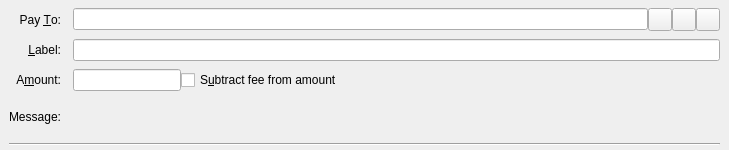
<?xml version="1.0" encoding="UTF-8"?>
<ui version="4.0">
 <class>SendCoinsEntry</class>
 <widget class="QStackedWidget" name="SendCoinsEntry">
  <property name="geometry">
   <rect>
    <x>0</x>
    <y>0</y>
    <width>729</width>
    <height>150</height>
   </rect>
  </property>
  <property name="focusPolicy">
   <enum>Qt::TabFocus</enum>
  </property>
  <property name="autoFillBackground">
   <bool>false</bool>
  </property>
  <widget class="QFrame" name="SendCoins">
   <property name="toolTip">
    <string>This is a normal payment.</string>
   </property>
   <property name="frameShape">
    <enum>QFrame::NoFrame</enum>
   </property>
   <layout class="QGridLayout" name="gridLayout">
    <property name="topMargin">
     <number>8</number>
    </property>
    <property name="bottomMargin">
     <number>4</number>
    </property>
    <property name="horizontalSpacing">
     <number>12</number>
    </property>
    <property name="verticalSpacing">
     <number>8</number>
    </property>
    <item row="0" column="0">
     <widget class="QLabel" name="payToLabel">
      <property name="text">
       <string>Pay &amp;To:</string>
      </property>
      <property name="alignment">
       <set>Qt::AlignRight|Qt::AlignTrailing|Qt::AlignVCenter</set>
      </property>
      <property name="buddy">
       <cstring>payTo</cstring>
      </property>
     </widget>
    </item>
    <item row="0" column="1">
     <layout class="QHBoxLayout" name="payToLayout">
      <property name="spacing">
       <number>0</number>
      </property>
      <item>
       <widget class="QValidatedLineEdit" name="payTo">
        <property name="toolTip">
         <string>The address to send the payment to (e.g. SwnLY9Tf7Zsef8gMGL2fhWA9ZmMjt4KPwg)</string>
        </property>
       </widget>
      </item>
      <item>
       <widget class="QToolButton" name="addressBookButton">
        <property name="toolTip">
         <string>Choose previously used address</string>
        </property>
        <property name="text">
         <string/>
        </property>
        <property name="icon">
         <iconset resource="../altynclassic.qrc">
          <normaloff>:/icons/address-book</normaloff>:/icons/address-book</iconset>
        </property>
        <property name="shortcut">
         <string>Alt+A</string>
        </property>
       </widget>
      </item>
      <item>
       <widget class="QToolButton" name="pasteButton">
        <property name="toolTip">
         <string>Paste address from clipboard</string>
        </property>
        <property name="text">
         <string/>
        </property>
        <property name="icon">
         <iconset resource="../altynclassic.qrc">
          <normaloff>:/icons/editpaste</normaloff>:/icons/editpaste</iconset>
        </property>
        <property name="shortcut">
         <string>Alt+P</string>
        </property>
       </widget>
      </item>
      <item>
       <widget class="QToolButton" name="deleteButton">
        <property name="toolTip">
         <string>Remove this entry</string>
        </property>
        <property name="text">
         <string/>
        </property>
        <property name="icon">
         <iconset resource="../altynclassic.qrc">
          <normaloff>:/icons/remove</normaloff>:/icons/remove</iconset>
        </property>
       </widget>
      </item>
     </layout>
    </item>
    <item row="1" column="0">
     <widget class="QLabel" name="labellLabel">
      <property name="text">
       <string>&amp;Label:</string>
      </property>
      <property name="alignment">
       <set>Qt::AlignRight|Qt::AlignTrailing|Qt::AlignVCenter</set>
      </property>
      <property name="buddy">
       <cstring>addAsLabel</cstring>
      </property>
     </widget>
    </item>
    <item row="1" column="1">
     <widget class="QLineEdit" name="addAsLabel">
      <property name="toolTip">
       <string>Enter a label for this address to add it to the list of used addresses</string>
      </property>
     </widget>
    </item>
    <item row="2" column="0">
     <widget class="QLabel" name="amountLabel">
      <property name="text">
       <string>A&amp;mount:</string>
      </property>
      <property name="alignment">
       <set>Qt::AlignRight|Qt::AlignTrailing|Qt::AlignVCenter</set>
      </property>
      <property name="buddy">
       <cstring>payAmount</cstring>
      </property>
     </widget>
    </item>
    <item row="2" column="1">
     <layout class="QHBoxLayout" name="horizontalLayoutAmount" stretch="0,1">
      <item>
       <widget class="BitcoinAmountField" name="payAmount"/>
      </item>
      <item>
       <widget class="QCheckBox" name="checkboxSubtractFeeFromAmount">
        <property name="toolTip">
         <string>The fee will be deducted from the amount being sent. The recipient will receive a lower amount of Altynclassic than you enter in the amount field. If multiple recipients are selected, the fee is split equally.</string>
        </property>
        <property name="text">
         <string>S&amp;ubtract fee from amount</string>
        </property>
       </widget>
      </item>
     </layout>
    </item>
    <item row="3" column="0">
     <widget class="QLabel" name="messageLabel">
      <property name="text">
       <string>Message:</string>
      </property>
      <property name="alignment">
       <set>Qt::AlignRight|Qt::AlignTrailing|Qt::AlignVCenter</set>
      </property>
     </widget>
    </item>
    <item row="3" column="1">
     <widget class="QLabel" name="messageTextLabel">
      <property name="toolTip">
       <string>A message that was attached to the altynclassic: URI which will be stored with the transaction for your reference. Note: This message will not be sent over the Altynclassic network.</string>
      </property>
      <property name="textFormat">
       <enum>Qt::PlainText</enum>
      </property>
     </widget>
    </item>
    <item row="4" column="0" colspan="2">
     <widget class="Line" name="line">
      <property name="orientation">
       <enum>Qt::Horizontal</enum>
      </property>
     </widget>
    </item>
   </layout>
  </widget>
  <widget class="QFrame" name="SendCoins_UnauthenticatedPaymentRequest">
   <property name="palette">
    <palette>
     <active>
      <colorrole role="WindowText">
       <brush brushstyle="SolidPattern">
        <color alpha="255">
         <red>0</red>
         <green>0</green>
         <blue>0</blue>
        </color>
       </brush>
      </colorrole>
      <colorrole role="Button">
       <brush brushstyle="SolidPattern">
        <color alpha="255">
         <red>255</red>
         <green>255</green>
         <blue>127</blue>
        </color>
       </brush>
      </colorrole>
      <colorrole role="Light">
       <brush brushstyle="SolidPattern">
        <color alpha="255">
         <red>255</red>
         <green>255</green>
         <blue>255</blue>
        </color>
       </brush>
      </colorrole>
      <colorrole role="Midlight">
       <brush brushstyle="SolidPattern">
        <color alpha="255">
         <red>255</red>
         <green>255</green>
         <blue>191</blue>
        </color>
       </brush>
      </colorrole>
      <colorrole role="Dark">
       <brush brushstyle="SolidPattern">
        <color alpha="255">
         <red>127</red>
         <green>127</green>
         <blue>63</blue>
        </color>
       </brush>
      </colorrole>
      <colorrole role="Mid">
       <brush brushstyle="SolidPattern">
        <color alpha="255">
         <red>170</red>
         <green>170</green>
         <blue>84</blue>
        </color>
       </brush>
      </colorrole>
      <colorrole role="Text">
       <brush brushstyle="SolidPattern">
        <color alpha="255">
         <red>0</red>
         <green>0</green>
         <blue>0</blue>
        </color>
       </brush>
      </colorrole>
      <colorrole role="BrightText">
       <brush brushstyle="SolidPattern">
        <color alpha="255">
         <red>255</red>
         <green>255</green>
         <blue>255</blue>
        </color>
       </brush>
      </colorrole>
      <colorrole role="ButtonText">
       <brush brushstyle="SolidPattern">
        <color alpha="255">
         <red>0</red>
         <green>0</green>
         <blue>0</blue>
        </color>
       </brush>
      </colorrole>
      <colorrole role="Base">
       <brush brushstyle="SolidPattern">
        <color alpha="255">
         <red>255</red>
         <green>255</green>
         <blue>255</blue>
        </color>
       </brush>
      </colorrole>
      <colorrole role="Window">
       <brush brushstyle="SolidPattern">
        <color alpha="255">
         <red>255</red>
         <green>255</green>
         <blue>127</blue>
        </color>
       </brush>
      </colorrole>
      <colorrole role="Shadow">
       <brush brushstyle="SolidPattern">
        <color alpha="255">
         <red>0</red>
         <green>0</green>
         <blue>0</blue>
        </color>
       </brush>
      </colorrole>
      <colorrole role="AlternateBase">
       <brush brushstyle="SolidPattern">
        <color alpha="255">
         <red>255</red>
         <green>255</green>
         <blue>191</blue>
        </color>
       </brush>
      </colorrole>
      <colorrole role="ToolTipBase">
       <brush brushstyle="SolidPattern">
        <color alpha="255">
         <red>255</red>
         <green>255</green>
         <blue>220</blue>
        </color>
       </brush>
      </colorrole>
      <colorrole role="ToolTipText">
       <brush brushstyle="SolidPattern">
        <color alpha="255">
         <red>0</red>
         <green>0</green>
         <blue>0</blue>
        </color>
       </brush>
      </colorrole>
     </active>
     <inactive>
      <colorrole role="WindowText">
       <brush brushstyle="SolidPattern">
        <color alpha="255">
         <red>0</red>
         <green>0</green>
         <blue>0</blue>
        </color>
       </brush>
      </colorrole>
      <colorrole role="Button">
       <brush brushstyle="SolidPattern">
        <color alpha="255">
         <red>255</red>
         <green>255</green>
         <blue>127</blue>
        </color>
       </brush>
      </colorrole>
      <colorrole role="Light">
       <brush brushstyle="SolidPattern">
        <color alpha="255">
         <red>255</red>
         <green>255</green>
         <blue>255</blue>
        </color>
       </brush>
      </colorrole>
      <colorrole role="Midlight">
       <brush brushstyle="SolidPattern">
        <color alpha="255">
         <red>255</red>
         <green>255</green>
         <blue>191</blue>
        </color>
       </brush>
      </colorrole>
      <colorrole role="Dark">
       <brush brushstyle="SolidPattern">
        <color alpha="255">
         <red>127</red>
         <green>127</green>
         <blue>63</blue>
        </color>
       </brush>
      </colorrole>
      <colorrole role="Mid">
       <brush brushstyle="SolidPattern">
        <color alpha="255">
         <red>170</red>
         <green>170</green>
         <blue>84</blue>
        </color>
       </brush>
      </colorrole>
      <colorrole role="Text">
       <brush brushstyle="SolidPattern">
        <color alpha="255">
         <red>0</red>
         <green>0</green>
         <blue>0</blue>
        </color>
       </brush>
      </colorrole>
      <colorrole role="BrightText">
       <brush brushstyle="SolidPattern">
        <color alpha="255">
         <red>255</red>
         <green>255</green>
         <blue>255</blue>
        </color>
       </brush>
      </colorrole>
      <colorrole role="ButtonText">
       <brush brushstyle="SolidPattern">
        <color alpha="255">
         <red>0</red>
         <green>0</green>
         <blue>0</blue>
        </color>
       </brush>
      </colorrole>
      <colorrole role="Base">
       <brush brushstyle="SolidPattern">
        <color alpha="255">
         <red>255</red>
         <green>255</green>
         <blue>255</blue>
        </color>
       </brush>
      </colorrole>
      <colorrole role="Window">
       <brush brushstyle="SolidPattern">
        <color alpha="255">
         <red>255</red>
         <green>255</green>
         <blue>127</blue>
        </color>
       </brush>
      </colorrole>
      <colorrole role="Shadow">
       <brush brushstyle="SolidPattern">
        <color alpha="255">
         <red>0</red>
         <green>0</green>
         <blue>0</blue>
        </color>
       </brush>
      </colorrole>
      <colorrole role="AlternateBase">
       <brush brushstyle="SolidPattern">
        <color alpha="255">
         <red>255</red>
         <green>255</green>
         <blue>191</blue>
        </color>
       </brush>
      </colorrole>
      <colorrole role="ToolTipBase">
       <brush brushstyle="SolidPattern">
        <color alpha="255">
         <red>255</red>
         <green>255</green>
         <blue>220</blue>
        </color>
       </brush>
      </colorrole>
      <colorrole role="ToolTipText">
       <brush brushstyle="SolidPattern">
        <color alpha="255">
         <red>0</red>
         <green>0</green>
         <blue>0</blue>
        </color>
       </brush>
      </colorrole>
     </inactive>
     <disabled>
      <colorrole role="WindowText">
       <brush brushstyle="SolidPattern">
        <color alpha="255">
         <red>127</red>
         <green>127</green>
         <blue>63</blue>
        </color>
       </brush>
      </colorrole>
      <colorrole role="Button">
       <brush brushstyle="SolidPattern">
        <color alpha="255">
         <red>255</red>
         <green>255</green>
         <blue>127</blue>
        </color>
       </brush>
      </colorrole>
      <colorrole role="Light">
       <brush brushstyle="SolidPattern">
        <color alpha="255">
         <red>255</red>
         <green>255</green>
         <blue>255</blue>
        </color>
       </brush>
      </colorrole>
      <colorrole role="Midlight">
       <brush brushstyle="SolidPattern">
        <color alpha="255">
         <red>255</red>
         <green>255</green>
         <blue>191</blue>
        </color>
       </brush>
      </colorrole>
      <colorrole role="Dark">
       <brush brushstyle="SolidPattern">
        <color alpha="255">
         <red>127</red>
         <green>127</green>
         <blue>63</blue>
        </color>
       </brush>
      </colorrole>
      <colorrole role="Mid">
       <brush brushstyle="SolidPattern">
        <color alpha="255">
         <red>170</red>
         <green>170</green>
         <blue>84</blue>
        </color>
       </brush>
      </colorrole>
      <colorrole role="Text">
       <brush brushstyle="SolidPattern">
        <color alpha="255">
         <red>127</red>
         <green>127</green>
         <blue>63</blue>
        </color>
       </brush>
      </colorrole>
      <colorrole role="BrightText">
       <brush brushstyle="SolidPattern">
        <color alpha="255">
         <red>255</red>
         <green>255</green>
         <blue>255</blue>
        </color>
       </brush>
      </colorrole>
      <colorrole role="ButtonText">
       <brush brushstyle="SolidPattern">
        <color alpha="255">
         <red>127</red>
         <green>127</green>
         <blue>63</blue>
        </color>
       </brush>
      </colorrole>
      <colorrole role="Base">
       <brush brushstyle="SolidPattern">
        <color alpha="255">
         <red>255</red>
         <green>255</green>
         <blue>127</blue>
        </color>
       </brush>
      </colorrole>
      <colorrole role="Window">
       <brush brushstyle="SolidPattern">
        <color alpha="255">
         <red>255</red>
         <green>255</green>
         <blue>127</blue>
        </color>
       </brush>
      </colorrole>
      <colorrole role="Shadow">
       <brush brushstyle="SolidPattern">
        <color alpha="255">
         <red>0</red>
         <green>0</green>
         <blue>0</blue>
        </color>
       </brush>
      </colorrole>
      <colorrole role="AlternateBase">
       <brush brushstyle="SolidPattern">
        <color alpha="255">
         <red>255</red>
         <green>255</green>
         <blue>127</blue>
        </color>
       </brush>
      </colorrole>
      <colorrole role="ToolTipBase">
       <brush brushstyle="SolidPattern">
        <color alpha="255">
         <red>255</red>
         <green>255</green>
         <blue>220</blue>
        </color>
       </brush>
      </colorrole>
      <colorrole role="ToolTipText">
       <brush brushstyle="SolidPattern">
        <color alpha="255">
         <red>0</red>
         <green>0</green>
         <blue>0</blue>
        </color>
       </brush>
      </colorrole>
     </disabled>
    </palette>
   </property>
   <property name="toolTip">
    <string>This is an unauthenticated payment request.</string>
   </property>
   <property name="autoFillBackground">
    <bool>true</bool>
   </property>
   <property name="frameShape">
    <enum>QFrame::NoFrame</enum>
   </property>
   <layout class="QGridLayout" name="gridLayout_is">
    <property name="spacing">
     <number>12</number>
    </property>
    <item row="0" column="0">
     <widget class="QLabel" name="payToLabel_is">
      <property name="text">
       <string>Pay To:</string>
      </property>
      <property name="alignment">
       <set>Qt::AlignRight|Qt::AlignTrailing|Qt::AlignVCenter</set>
      </property>
     </widget>
    </item>
    <item row="0" column="1">
     <layout class="QHBoxLayout" name="payToLayout_is">
      <property name="spacing">
       <number>0</number>
      </property>
      <item>
       <widget class="QLabel" name="payTo_is"/>
      </item>
      <item>
       <widget class="QToolButton" name="deleteButton_is">
        <property name="toolTip">
         <string>Remove this entry</string>
        </property>
        <property name="text">
         <string/>
        </property>
        <property name="icon">
         <iconset resource="../altynclassic.qrc">
          <normaloff>:/icons/remove</normaloff>:/icons/remove</iconset>
        </property>
       </widget>
      </item>
     </layout>
    </item>
    <item row="1" column="0">
     <widget class="QLabel" name="memoLabel_is">
      <property name="text">
       <string>Memo:</string>
      </property>
      <property name="alignment">
       <set>Qt::AlignRight|Qt::AlignTrailing|Qt::AlignVCenter</set>
      </property>
     </widget>
    </item>
    <item row="1" column="1">
     <widget class="QLabel" name="memoTextLabel_is">
      <property name="textFormat">
       <enum>Qt::PlainText</enum>
      </property>
     </widget>
    </item>
    <item row="2" column="0">
     <widget class="QLabel" name="amountLabel_is">
      <property name="text">
       <string>A&amp;mount:</string>
      </property>
      <property name="alignment">
       <set>Qt::AlignRight|Qt::AlignTrailing|Qt::AlignVCenter</set>
      </property>
      <property name="buddy">
       <cstring>payAmount_is</cstring>
      </property>
     </widget>
    </item>
    <item row="2" column="1">
     <widget class="BitcoinAmountField" name="payAmount_is">
      <property name="acceptDrops">
       <bool>false</bool>
      </property>
     </widget>
    </item>
   </layout>
  </widget>
  <widget class="QFrame" name="SendCoins_AuthenticatedPaymentRequest">
   <property name="palette">
    <palette>
     <active>
      <colorrole role="WindowText">
       <brush brushstyle="SolidPattern">
        <color alpha="255">
         <red>0</red>
         <green>0</green>
         <blue>0</blue>
        </color>
       </brush>
      </colorrole>
      <colorrole role="Button">
       <brush brushstyle="SolidPattern">
        <color alpha="255">
         <red>140</red>
         <green>232</green>
         <blue>119</blue>
        </color>
       </brush>
      </colorrole>
      <colorrole role="Light">
       <brush brushstyle="SolidPattern">
        <color alpha="255">
         <red>230</red>
         <green>255</green>
         <blue>224</blue>
        </color>
       </brush>
      </colorrole>
      <colorrole role="Midlight">
       <brush brushstyle="SolidPattern">
        <color alpha="255">
         <red>185</red>
         <green>243</green>
         <blue>171</blue>
        </color>
       </brush>
      </colorrole>
      <colorrole role="Dark">
       <brush brushstyle="SolidPattern">
        <color alpha="255">
         <red>70</red>
         <green>116</green>
         <blue>59</blue>
        </color>
       </brush>
      </colorrole>
      <colorrole role="Mid">
       <brush brushstyle="SolidPattern">
        <color alpha="255">
         <red>93</red>
         <green>155</green>
         <blue>79</blue>
        </color>
       </brush>
      </colorrole>
      <colorrole role="Text">
       <brush brushstyle="SolidPattern">
        <color alpha="255">
         <red>0</red>
         <green>0</green>
         <blue>0</blue>
        </color>
       </brush>
      </colorrole>
      <colorrole role="BrightText">
       <brush brushstyle="SolidPattern">
        <color alpha="255">
         <red>155</red>
         <green>255</green>
         <blue>147</blue>
        </color>
       </brush>
      </colorrole>
      <colorrole role="ButtonText">
       <brush brushstyle="SolidPattern">
        <color alpha="255">
         <red>0</red>
         <green>0</green>
         <blue>0</blue>
        </color>
       </brush>
      </colorrole>
      <colorrole role="Base">
       <brush brushstyle="SolidPattern">
        <color alpha="255">
         <red>119</red>
         <green>255</green>
         <blue>233</blue>
        </color>
       </brush>
      </colorrole>
      <colorrole role="Window">
       <brush brushstyle="SolidPattern">
        <color alpha="255">
         <red>140</red>
         <green>232</green>
         <blue>119</blue>
        </color>
       </brush>
      </colorrole>
      <colorrole role="Shadow">
       <brush brushstyle="SolidPattern">
        <color alpha="255">
         <red>0</red>
         <green>0</green>
         <blue>0</blue>
        </color>
       </brush>
      </colorrole>
      <colorrole role="AlternateBase">
       <brush brushstyle="SolidPattern">
        <color alpha="255">
         <red>197</red>
         <green>243</green>
         <blue>187</blue>
        </color>
       </brush>
      </colorrole>
      <colorrole role="NoRole">
       <brush brushstyle="SolidPattern">
        <color alpha="255">
         <red>125</red>
         <green>194</green>
         <blue>122</blue>
        </color>
       </brush>
      </colorrole>
      <colorrole role="ToolTipBase">
       <brush brushstyle="SolidPattern">
        <color alpha="255">
         <red>255</red>
         <green>255</green>
         <blue>220</blue>
        </color>
       </brush>
      </colorrole>
      <colorrole role="ToolTipText">
       <brush brushstyle="SolidPattern">
        <color alpha="255">
         <red>0</red>
         <green>0</green>
         <blue>0</blue>
        </color>
       </brush>
      </colorrole>
     </active>
     <inactive>
      <colorrole role="WindowText">
       <brush brushstyle="SolidPattern">
        <color alpha="255">
         <red>0</red>
         <green>0</green>
         <blue>0</blue>
        </color>
       </brush>
      </colorrole>
      <colorrole role="Button">
       <brush brushstyle="SolidPattern">
        <color alpha="255">
         <red>140</red>
         <green>232</green>
         <blue>119</blue>
        </color>
       </brush>
      </colorrole>
      <colorrole role="Light">
       <brush brushstyle="SolidPattern">
        <color alpha="255">
         <red>230</red>
         <green>255</green>
         <blue>224</blue>
        </color>
       </brush>
      </colorrole>
      <colorrole role="Midlight">
       <brush brushstyle="SolidPattern">
        <color alpha="255">
         <red>185</red>
         <green>243</green>
         <blue>171</blue>
        </color>
       </brush>
      </colorrole>
      <colorrole role="Dark">
       <brush brushstyle="SolidPattern">
        <color alpha="255">
         <red>70</red>
         <green>116</green>
         <blue>59</blue>
        </color>
       </brush>
      </colorrole>
      <colorrole role="Mid">
       <brush brushstyle="SolidPattern">
        <color alpha="255">
         <red>93</red>
         <green>155</green>
         <blue>79</blue>
        </color>
       </brush>
      </colorrole>
      <colorrole role="Text">
       <brush brushstyle="SolidPattern">
        <color alpha="255">
         <red>0</red>
         <green>0</green>
         <blue>0</blue>
        </color>
       </brush>
      </colorrole>
      <colorrole role="BrightText">
       <brush brushstyle="SolidPattern">
        <color alpha="255">
         <red>155</red>
         <green>255</green>
         <blue>147</blue>
        </color>
       </brush>
      </colorrole>
      <colorrole role="ButtonText">
       <brush brushstyle="SolidPattern">
        <color alpha="255">
         <red>0</red>
         <green>0</green>
         <blue>0</blue>
        </color>
       </brush>
      </colorrole>
      <colorrole role="Base">
       <brush brushstyle="SolidPattern">
        <color alpha="255">
         <red>119</red>
         <green>255</green>
         <blue>233</blue>
        </color>
       </brush>
      </colorrole>
      <colorrole role="Window">
       <brush brushstyle="SolidPattern">
        <color alpha="255">
         <red>140</red>
         <green>232</green>
         <blue>119</blue>
        </color>
       </brush>
      </colorrole>
      <colorrole role="Shadow">
       <brush brushstyle="SolidPattern">
        <color alpha="255">
         <red>0</red>
         <green>0</green>
         <blue>0</blue>
        </color>
       </brush>
      </colorrole>
      <colorrole role="AlternateBase">
       <brush brushstyle="SolidPattern">
        <color alpha="255">
         <red>197</red>
         <green>243</green>
         <blue>187</blue>
        </color>
       </brush>
      </colorrole>
      <colorrole role="NoRole">
       <brush brushstyle="SolidPattern">
        <color alpha="255">
         <red>125</red>
         <green>194</green>
         <blue>122</blue>
        </color>
       </brush>
      </colorrole>
      <colorrole role="ToolTipBase">
       <brush brushstyle="SolidPattern">
        <color alpha="255">
         <red>255</red>
         <green>255</green>
         <blue>220</blue>
        </color>
       </brush>
      </colorrole>
      <colorrole role="ToolTipText">
       <brush brushstyle="SolidPattern">
        <color alpha="255">
         <red>0</red>
         <green>0</green>
         <blue>0</blue>
        </color>
       </brush>
      </colorrole>
     </inactive>
     <disabled>
      <colorrole role="WindowText">
       <brush brushstyle="SolidPattern">
        <color alpha="255">
         <red>70</red>
         <green>116</green>
         <blue>59</blue>
        </color>
       </brush>
      </colorrole>
      <colorrole role="Button">
       <brush brushstyle="SolidPattern">
        <color alpha="255">
         <red>140</red>
         <green>232</green>
         <blue>119</blue>
        </color>
       </brush>
      </colorrole>
      <colorrole role="Light">
       <brush brushstyle="SolidPattern">
        <color alpha="255">
         <red>230</red>
         <green>255</green>
         <blue>224</blue>
        </color>
       </brush>
      </colorrole>
      <colorrole role="Midlight">
       <brush brushstyle="SolidPattern">
        <color alpha="255">
         <red>185</red>
         <green>243</green>
         <blue>171</blue>
        </color>
       </brush>
      </colorrole>
      <colorrole role="Dark">
       <brush brushstyle="SolidPattern">
        <color alpha="255">
         <red>70</red>
         <green>116</green>
         <blue>59</blue>
        </color>
       </brush>
      </colorrole>
      <colorrole role="Mid">
       <brush brushstyle="SolidPattern">
        <color alpha="255">
         <red>93</red>
         <green>155</green>
         <blue>79</blue>
        </color>
       </brush>
      </colorrole>
      <colorrole role="Text">
       <brush brushstyle="SolidPattern">
        <color alpha="255">
         <red>70</red>
         <green>116</green>
         <blue>59</blue>
        </color>
       </brush>
      </colorrole>
      <colorrole role="BrightText">
       <brush brushstyle="SolidPattern">
        <color alpha="255">
         <red>155</red>
         <green>255</green>
         <blue>147</blue>
        </color>
       </brush>
      </colorrole>
      <colorrole role="ButtonText">
       <brush brushstyle="SolidPattern">
        <color alpha="255">
         <red>70</red>
         <green>116</green>
         <blue>59</blue>
        </color>
       </brush>
      </colorrole>
      <colorrole role="Base">
       <brush brushstyle="SolidPattern">
        <color alpha="255">
         <red>140</red>
         <green>232</green>
         <blue>119</blue>
        </color>
       </brush>
      </colorrole>
      <colorrole role="Window">
       <brush brushstyle="SolidPattern">
        <color alpha="255">
         <red>140</red>
         <green>232</green>
         <blue>119</blue>
        </color>
       </brush>
      </colorrole>
      <colorrole role="Shadow">
       <brush brushstyle="SolidPattern">
        <color alpha="255">
         <red>0</red>
         <green>0</green>
         <blue>0</blue>
        </color>
       </brush>
      </colorrole>
      <colorrole role="AlternateBase">
       <brush brushstyle="SolidPattern">
        <color alpha="255">
         <red>140</red>
         <green>232</green>
         <blue>119</blue>
        </color>
       </brush>
      </colorrole>
      <colorrole role="NoRole">
       <brush brushstyle="SolidPattern">
        <color alpha="255">
         <red>125</red>
         <green>194</green>
         <blue>122</blue>
        </color>
       </brush>
      </colorrole>
      <colorrole role="ToolTipBase">
       <brush brushstyle="SolidPattern">
        <color alpha="255">
         <red>255</red>
         <green>255</green>
         <blue>220</blue>
        </color>
       </brush>
      </colorrole>
      <colorrole role="ToolTipText">
       <brush brushstyle="SolidPattern">
        <color alpha="255">
         <red>0</red>
         <green>0</green>
         <blue>0</blue>
        </color>
       </brush>
      </colorrole>
     </disabled>
    </palette>
   </property>
   <property name="toolTip">
    <string>This is an authenticated payment request.</string>
   </property>
   <property name="autoFillBackground">
    <bool>true</bool>
   </property>
   <property name="frameShape">
    <enum>QFrame::NoFrame</enum>
   </property>
   <layout class="QGridLayout" name="gridLayout_s">
    <property name="spacing">
     <number>12</number>
    </property>
    <item row="0" column="0">
     <widget class="QLabel" name="payToLabel_s">
      <property name="text">
       <string>Pay To:</string>
      </property>
      <property name="alignment">
       <set>Qt::AlignRight|Qt::AlignTrailing|Qt::AlignVCenter</set>
      </property>
     </widget>
    </item>
    <item row="0" column="1">
     <layout class="QHBoxLayout" name="payToLayout_s">
      <property name="spacing">
       <number>0</number>
      </property>
      <item>
       <widget class="QLabel" name="payTo_s">
        <property name="textFormat">
         <enum>Qt::PlainText</enum>
        </property>
       </widget>
      </item>
      <item>
       <widget class="QToolButton" name="deleteButton_s">
        <property name="toolTip">
         <string>Remove this entry</string>
        </property>
        <property name="text">
         <string/>
        </property>
        <property name="icon">
         <iconset resource="../altynclassic.qrc">
          <normaloff>:/icons/remove</normaloff>:/icons/remove</iconset>
        </property>
       </widget>
      </item>
     </layout>
    </item>
    <item row="1" column="0">
     <widget class="QLabel" name="memoLabel_s">
      <property name="text">
       <string>Memo:</string>
      </property>
      <property name="alignment">
       <set>Qt::AlignRight|Qt::AlignTrailing|Qt::AlignVCenter</set>
      </property>
     </widget>
    </item>
    <item row="1" column="1">
     <widget class="QLabel" name="memoTextLabel_s">
      <property name="textFormat">
       <enum>Qt::PlainText</enum>
      </property>
     </widget>
    </item>
    <item row="2" column="0">
     <widget class="QLabel" name="amountLabel_s">
      <property name="text">
       <string>A&amp;mount:</string>
      </property>
      <property name="alignment">
       <set>Qt::AlignRight|Qt::AlignTrailing|Qt::AlignVCenter</set>
      </property>
      <property name="buddy">
       <cstring>payAmount_s</cstring>
      </property>
     </widget>
    </item>
    <item row="2" column="1">
     <widget class="BitcoinAmountField" name="payAmount_s">
      <property name="acceptDrops">
       <bool>false</bool>
      </property>
     </widget>
    </item>
   </layout>
  </widget>
 </widget>
 <customwidgets>
  <customwidget>
   <class>QValidatedLineEdit</class>
   <extends>QLineEdit</extends>
   <header>qvalidatedlineedit.h</header>
  </customwidget>
  <customwidget>
   <class>BitcoinAmountField</class>
   <extends>QLineEdit</extends>
   <header>bitcoinamountfield.h</header>
  </customwidget>
 </customwidgets>
 <tabstops>
  <tabstop>payTo</tabstop>
  <tabstop>addressBookButton</tabstop>
  <tabstop>pasteButton</tabstop>
  <tabstop>deleteButton</tabstop>
  <tabstop>addAsLabel</tabstop>
  <tabstop>payAmount</tabstop>
  <tabstop>payAmount_is</tabstop>
  <tabstop>deleteButton_is</tabstop>
  <tabstop>payAmount_s</tabstop>
  <tabstop>deleteButton_s</tabstop>
 </tabstops>
 <resources>
  <include location="../altynclassic.qrc"/>
 </resources>
 <connections/>
</ui>
